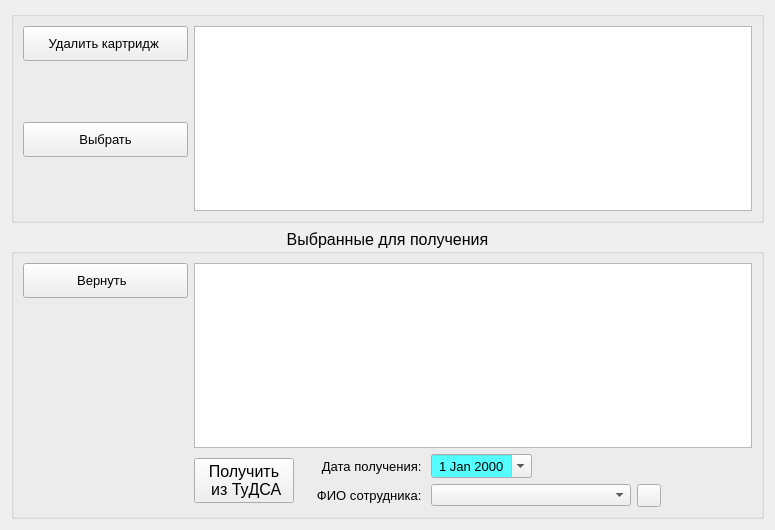
<?xml version="1.0" encoding="UTF-8"?>
<ui version="4.0">
 <class>tudsa_view</class>
 <widget class="QWidget" name="tudsa_view">
  <property name="geometry">
   <rect>
    <x>0</x>
    <y>0</y>
    <width>775</width>
    <height>530</height>
   </rect>
  </property>
  <property name="font">
   <font>
    <family>MS Shell Dlg 2</family>
    <pointsize>8</pointsize>
    <weight>50</weight>
    <italic>false</italic>
    <bold>false</bold>
   </font>
  </property>
  <property name="windowTitle">
   <string>Form</string>
  </property>
  <layout class="QGridLayout" name="gridLayout_3">
   <item row="0" column="0">
    <widget class="QGroupBox" name="groupBox">
     <property name="font">
      <font>
       <pointsize>10</pointsize>
      </font>
     </property>
     <property name="alignment">
      <set>Qt::AlignHCenter</set>
     </property>
     <layout class="QGridLayout" name="gridLayout">
      <item row="0" column="0">
       <layout class="QVBoxLayout" name="verticalLayout">
        <item>
         <widget class="QPushButton" name="del_PB">
          <property name="minimumSize">
           <size>
            <width>0</width>
            <height>35</height>
           </size>
          </property>
          <property name="font">
           <font>
            <pointsize>10</pointsize>
           </font>
          </property>
          <property name="text">
           <string>Удалить картридж </string>
          </property>
          <property name="icon">
           <iconset resource="resources.qrc">
            <normaloff>:/buttonDelete</normaloff>:/buttonDelete</iconset>
          </property>
         </widget>
        </item>
        <item>
         <spacer name="verticalSpacer_3">
          <property name="orientation">
           <enum>Qt::Vertical</enum>
          </property>
          <property name="sizeHint" stdset="0">
           <size>
            <width>20</width>
            <height>40</height>
           </size>
          </property>
         </spacer>
        </item>
        <item>
         <widget class="QPushButton" name="addTudsa_PB">
          <property name="minimumSize">
           <size>
            <width>165</width>
            <height>35</height>
           </size>
          </property>
          <property name="maximumSize">
           <size>
            <width>165</width>
            <height>16777215</height>
           </size>
          </property>
          <property name="font">
           <font>
            <pointsize>10</pointsize>
           </font>
          </property>
          <property name="text">
           <string>Выбрать</string>
          </property>
          <property name="icon">
           <iconset resource="resources.qrc">
            <normaloff>:/buttonDown</normaloff>:/buttonDown</iconset>
          </property>
         </widget>
        </item>
        <item>
         <spacer name="verticalSpacer">
          <property name="orientation">
           <enum>Qt::Vertical</enum>
          </property>
          <property name="sizeHint" stdset="0">
           <size>
            <width>20</width>
            <height>40</height>
           </size>
          </property>
         </spacer>
        </item>
       </layout>
      </item>
      <item row="0" column="1">
       <widget class="QTableView" name="tableView1">
        <property name="font">
         <font>
          <weight>50</weight>
          <bold>false</bold>
         </font>
        </property>
        <property name="selectionMode">
         <enum>QAbstractItemView::SingleSelection</enum>
        </property>
        <property name="selectionBehavior">
         <enum>QAbstractItemView::SelectRows</enum>
        </property>
        <property name="sortingEnabled">
         <bool>true</bool>
        </property>
       </widget>
      </item>
     </layout>
    </widget>
   </item>
   <item row="1" column="0">
    <widget class="QGroupBox" name="groupBox_3">
     <property name="font">
      <font>
       <pointsize>12</pointsize>
      </font>
     </property>
     <property name="title">
      <string>Выбранные для получения</string>
     </property>
     <property name="alignment">
      <set>Qt::AlignHCenter</set>
     </property>
     <layout class="QGridLayout" name="gridLayout_2">
      <item row="0" column="1" colspan="2">
       <widget class="QTableView" name="tableView2">
        <property name="font">
         <font>
          <weight>50</weight>
          <bold>false</bold>
         </font>
        </property>
        <property name="selectionMode">
         <enum>QAbstractItemView::SingleSelection</enum>
        </property>
        <property name="selectionBehavior">
         <enum>QAbstractItemView::SelectRows</enum>
        </property>
        <property name="sortingEnabled">
         <bool>true</bool>
        </property>
       </widget>
      </item>
      <item row="1" column="1" rowspan="2">
       <widget class="QPushButton" name="save_PB">
        <property name="minimumSize">
         <size>
          <width>100</width>
          <height>0</height>
         </size>
        </property>
        <property name="text">
         <string>Получить 
 из ТуДСА</string>
        </property>
       </widget>
      </item>
      <item row="1" column="2">
       <layout class="QHBoxLayout" name="horizontalLayout">
        <item>
         <widget class="QLabel" name="label">
          <property name="minimumSize">
           <size>
            <width>125</width>
            <height>0</height>
           </size>
          </property>
          <property name="maximumSize">
           <size>
            <width>125</width>
            <height>16777215</height>
           </size>
          </property>
          <property name="font">
           <font>
            <pointsize>10</pointsize>
           </font>
          </property>
          <property name="text">
           <string>Дата получения: </string>
          </property>
          <property name="alignment">
           <set>Qt::AlignRight|Qt::AlignTrailing|Qt::AlignVCenter</set>
          </property>
         </widget>
        </item>
        <item>
         <widget class="QDateEdit" name="date_DE">
          <property name="palette">
           <palette>
            <active>
             <colorrole role="Base">
              <brush brushstyle="SolidPattern">
               <color alpha="255">
                <red>85</red>
                <green>255</green>
                <blue>255</blue>
               </color>
              </brush>
             </colorrole>
             <colorrole role="Highlight">
              <brush brushstyle="SolidPattern">
               <color alpha="255">
                <red>0</red>
                <green>0</green>
                <blue>0</blue>
               </color>
              </brush>
             </colorrole>
             <colorrole role="HighlightedText">
              <brush brushstyle="SolidPattern">
               <color alpha="255">
                <red>255</red>
                <green>255</green>
                <blue>0</blue>
               </color>
              </brush>
             </colorrole>
            </active>
            <inactive>
             <colorrole role="Base">
              <brush brushstyle="SolidPattern">
               <color alpha="255">
                <red>85</red>
                <green>255</green>
                <blue>255</blue>
               </color>
              </brush>
             </colorrole>
             <colorrole role="Highlight">
              <brush brushstyle="SolidPattern">
               <color alpha="255">
                <red>0</red>
                <green>0</green>
                <blue>0</blue>
               </color>
              </brush>
             </colorrole>
             <colorrole role="HighlightedText">
              <brush brushstyle="SolidPattern">
               <color alpha="255">
                <red>255</red>
                <green>255</green>
                <blue>0</blue>
               </color>
              </brush>
             </colorrole>
            </inactive>
            <disabled>
             <colorrole role="Base">
              <brush brushstyle="SolidPattern">
               <color alpha="255">
                <red>236</red>
                <green>233</green>
                <blue>216</blue>
               </color>
              </brush>
             </colorrole>
             <colorrole role="Highlight">
              <brush brushstyle="SolidPattern">
               <color alpha="255">
                <red>49</red>
                <green>106</green>
                <blue>197</blue>
               </color>
              </brush>
             </colorrole>
             <colorrole role="HighlightedText">
              <brush brushstyle="SolidPattern">
               <color alpha="255">
                <red>255</red>
                <green>255</green>
                <blue>0</blue>
               </color>
              </brush>
             </colorrole>
            </disabled>
           </palette>
          </property>
          <property name="font">
           <font>
            <pointsize>10</pointsize>
           </font>
          </property>
          <property name="alignment">
           <set>Qt::AlignCenter</set>
          </property>
          <property name="dateTime">
           <datetime>
            <hour>0</hour>
            <minute>0</minute>
            <second>1</second>
            <year>2000</year>
            <month>1</month>
            <day>1</day>
           </datetime>
          </property>
          <property name="calendarPopup">
           <bool>true</bool>
          </property>
         </widget>
        </item>
        <item>
         <spacer name="horizontalSpacer">
          <property name="orientation">
           <enum>Qt::Horizontal</enum>
          </property>
          <property name="sizeHint" stdset="0">
           <size>
            <width>40</width>
            <height>20</height>
           </size>
          </property>
         </spacer>
        </item>
       </layout>
      </item>
      <item row="2" column="2">
       <layout class="QHBoxLayout" name="horizontalLayout_2">
        <item>
         <widget class="QLabel" name="label_4">
          <property name="minimumSize">
           <size>
            <width>125</width>
            <height>0</height>
           </size>
          </property>
          <property name="maximumSize">
           <size>
            <width>125</width>
            <height>16777215</height>
           </size>
          </property>
          <property name="font">
           <font>
            <pointsize>10</pointsize>
           </font>
          </property>
          <property name="text">
           <string>ФИО сотрудника: </string>
          </property>
          <property name="alignment">
           <set>Qt::AlignRight|Qt::AlignTrailing|Qt::AlignVCenter</set>
          </property>
         </widget>
        </item>
        <item>
         <widget class="QComboBox" name="fio_CB">
          <property name="minimumSize">
           <size>
            <width>200</width>
            <height>0</height>
           </size>
          </property>
          <property name="palette">
           <palette>
            <active>
             <colorrole role="Base">
              <brush brushstyle="SolidPattern">
               <color alpha="255">
                <red>85</red>
                <green>255</green>
                <blue>255</blue>
               </color>
              </brush>
             </colorrole>
            </active>
            <inactive>
             <colorrole role="Base">
              <brush brushstyle="SolidPattern">
               <color alpha="255">
                <red>85</red>
                <green>255</green>
                <blue>255</blue>
               </color>
              </brush>
             </colorrole>
            </inactive>
            <disabled>
             <colorrole role="Base">
              <brush brushstyle="SolidPattern">
               <color alpha="255">
                <red>236</red>
                <green>233</green>
                <blue>216</blue>
               </color>
              </brush>
             </colorrole>
            </disabled>
           </palette>
          </property>
          <property name="font">
           <font>
            <pointsize>9</pointsize>
           </font>
          </property>
         </widget>
        </item>
        <item>
         <widget class="QToolButton" name="fio_default_TB">
          <property name="toolTip">
           <string>Установить сотрудника по умолчанию</string>
          </property>
          <property name="icon">
           <iconset resource="resources.qrc">
            <normaloff>:/buttonAdd</normaloff>:/buttonAdd</iconset>
          </property>
         </widget>
        </item>
        <item>
         <spacer name="horizontalSpacer_2">
          <property name="orientation">
           <enum>Qt::Horizontal</enum>
          </property>
          <property name="sizeHint" stdset="0">
           <size>
            <width>40</width>
            <height>20</height>
           </size>
          </property>
         </spacer>
        </item>
       </layout>
      </item>
      <item row="0" column="0" rowspan="3">
       <layout class="QVBoxLayout" name="verticalLayout_2">
        <item>
         <widget class="QPushButton" name="addStock_PB">
          <property name="minimumSize">
           <size>
            <width>165</width>
            <height>35</height>
           </size>
          </property>
          <property name="maximumSize">
           <size>
            <width>165</width>
            <height>16777215</height>
           </size>
          </property>
          <property name="font">
           <font>
            <pointsize>10</pointsize>
           </font>
          </property>
          <property name="text">
           <string>Вернуть  </string>
          </property>
          <property name="icon">
           <iconset resource="resources.qrc">
            <normaloff>:/buttonUp</normaloff>:/buttonUp</iconset>
          </property>
         </widget>
        </item>
        <item>
         <spacer name="verticalSpacer_2">
          <property name="orientation">
           <enum>Qt::Vertical</enum>
          </property>
          <property name="sizeHint" stdset="0">
           <size>
            <width>20</width>
            <height>40</height>
           </size>
          </property>
         </spacer>
        </item>
       </layout>
      </item>
     </layout>
    </widget>
   </item>
  </layout>
 </widget>
 <resources>
  <include location="resources.qrc"/>
 </resources>
 <connections/>
</ui>
